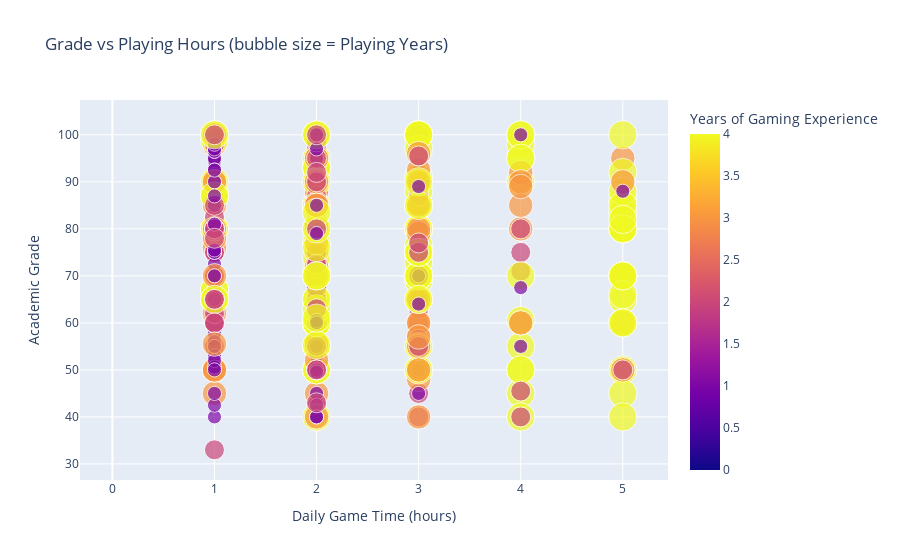

The notebook cell this image was saved under:
### Code cell
df3 = pd.read_csv("gameandgrade.csv")

df3_clean = df3[["Playing Hours", "Playing Years", "Grade"]].dropna()
df3_clean["Playing Hours"] = pd.to_numeric(df3_clean["Playing Hours"], errors="coerce")
df3_clean["Playing Years"] = pd.to_numeric(df3_clean["Playing Years"], errors="coerce")
df3_clean["Grade"] = pd.to_numeric(df3_clean["Grade"], errors="coerce")
df3_clean = df3_clean.dropna()

fig2 = px.scatter(
    df3_clean,
    x="Playing Hours",
    y="Grade",
    size="Playing Years",
    color="Playing Years",
    title="Grade vs Playing Hours (bubble size = Playing Years)",
    labels={
        "Playing Hours": "Daily Game Time (hours)",
        "Grade": "Academic Grade",
        "Playing Years": "Years of Gaming Experience"
    },
    size_max=20,
    height=800
)

fig2.show()

### Figure 1 — Plotly figure (JSON) as saved in the notebook; plotly's stock layout.template omitted (floating-point values rounded to 4 significant figures; data arrays with more than 128 entries replaced by an {"elided": "..."} marker saying what was removed)
{"data": [{"hovertemplate": "Daily Game Time (hours)=%{x}<br>Academic Grade=%{y}<br>Years of Gaming Experience=%{marker.color}<extra></extra>", "legendgroup": "", "marker": {"color": {"elided": "769 int values"}, "coloraxis": "coloraxis", "size": {"elided": "769 int values"}, "sizemode": "area", "sizeref": 0.01, "symbol": "circle"}, "mode": "markers", "name": "", "orientation": "v", "showlegend": false, "type": "scatter", "x": {"elided": "769 int values"}, "xaxis": "x", "y": {"elided": "769 float values"}, "yaxis": "y"}], "layout": {"autosize": true, "coloraxis": {"colorbar": {"title": {"text": "Years of Gaming Experience"}}, "colorscale": [[0, "#0d0887"], [0.1111, "#46039f"], [0.2222, "#7201a8"], [0.3333, "#9c179e"], [0.4444, "#bd3786"], [0.5556, "#d8576b"], [0.6667, "#ed7953"], [0.7778, "#fb9f3a"], [0.8889, "#fdca26"], [1, "#f0f921"]]}, "legend": {"itemsizing": "constant", "tracegroupgap": 0}, "title": {"text": "Grade vs Playing Hours (bubble size = Playing Years)"}, "xaxis": {"anchor": "y", "autorange": true, "domain": [0, 1], "range": [-0.3075, 5.401], "title": {"text": "Daily Game Time (hours)"}, "type": "linear"}, "yaxis": {"anchor": "x", "autorange": true, "domain": [0, 1], "range": [27.68, 105.9], "title": {"text": "Academic Grade"}, "type": "linear"}}}
